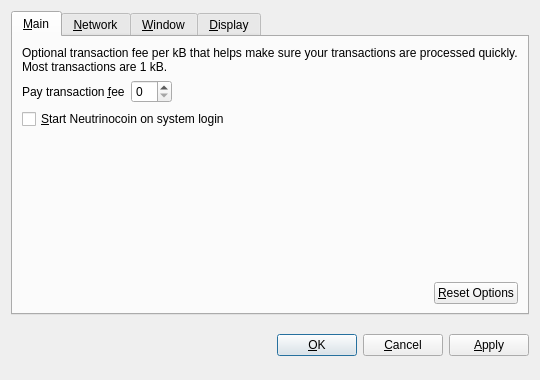
<?xml version="1.0" encoding="UTF-8"?>
<ui version="4.0">
 <class>OptionsDialog</class>
 <widget class="QDialog" name="OptionsDialog">
  <property name="geometry">
   <rect>
    <x>0</x>
    <y>0</y>
    <width>540</width>
    <height>380</height>
   </rect>
  </property>
  <property name="windowTitle">
   <string>Options</string>
  </property>
  <property name="modal">
   <bool>true</bool>
  </property>
  <layout class="QVBoxLayout" name="verticalLayout">
   <item>
    <widget class="QTabWidget" name="tabWidget">
     <property name="tabPosition">
      <enum>QTabWidget::North</enum>
     </property>
     <property name="currentIndex">
      <number>0</number>
     </property>
     <widget class="QWidget" name="tabMain">
      <attribute name="title">
       <string>&amp;Main</string>
      </attribute>
      <layout class="QVBoxLayout" name="verticalLayout_Main">
       <item>
        <widget class="QLabel" name="transactionFeeInfoLabel">
         <property name="text">
          <string>Optional transaction fee per kB that helps make sure your transactions are processed quickly. Most transactions are 1 kB.</string>
         </property>
         <property name="textFormat">
          <enum>Qt::PlainText</enum>
         </property>
         <property name="wordWrap">
          <bool>true</bool>
         </property>
        </widget>
       </item>
       <item>
        <layout class="QHBoxLayout" name="horizontalLayout_1_Main">
         <item>
          <widget class="QLabel" name="transactionFeeLabel">
           <property name="text">
            <string>Pay transaction &amp;fee</string>
           </property>
           <property name="textFormat">
            <enum>Qt::PlainText</enum>
           </property>
           <property name="buddy">
            <cstring>transactionFee</cstring>
           </property>
          </widget>
         </item>
         <item>
          <widget class="BitcoinAmountField" name="transactionFee"/>
         </item>
         <item>
          <spacer name="horizontalSpacer_1_Main">
           <property name="orientation">
            <enum>Qt::Horizontal</enum>
           </property>
           <property name="sizeHint" stdset="0">
            <size>
             <width>40</width>
             <height>20</height>
            </size>
           </property>
          </spacer>
         </item>
        </layout>
       </item>
       <item>
        <widget class="QCheckBox" name="bitcoinAtStartup">
         <property name="toolTip">
          <string>Automatically start Neutrinocoin after logging in to the system.</string>
         </property>
         <property name="text">
          <string>&amp;Start Neutrinocoin on system login</string>
         </property>
        </widget>
       </item>
       <item>
        <spacer name="verticalSpacer_Main">
         <property name="orientation">
          <enum>Qt::Vertical</enum>
         </property>
         <property name="sizeHint" stdset="0">
          <size>
           <width>20</width>
           <height>40</height>
          </size>
         </property>
        </spacer>
       </item>
       <item>
        <layout class="QHBoxLayout" name="horizontalLayout_2_Main">
         <item>
          <spacer name="horizontalSpacer_2_Main">
           <property name="orientation">
            <enum>Qt::Horizontal</enum>
           </property>
           <property name="sizeHint" stdset="0">
            <size>
             <width>40</width>
             <height>20</height>
            </size>
           </property>
          </spacer>
         </item>
         <item>
          <widget class="QPushButton" name="resetButton">
           <property name="toolTip">
            <string>Reset all client options to default.</string>
           </property>
           <property name="text">
            <string>&amp;Reset Options</string>
           </property>
           <property name="autoDefault">
            <bool>false</bool>
           </property>
          </widget>
         </item>
        </layout>
       </item>
      </layout>
     </widget>
     <widget class="QWidget" name="tabNetwork">
      <attribute name="title">
       <string>&amp;Network</string>
      </attribute>
      <layout class="QVBoxLayout" name="verticalLayout_Network">
       <item>
        <widget class="QCheckBox" name="mapPortUpnp">
         <property name="toolTip">
          <string>Automatically open the Neutrinocoin client port on the router. This only works when your router supports UPnP and it is enabled.</string>
         </property>
         <property name="text">
          <string>Map port using &amp;UPnP</string>
         </property>
        </widget>
       </item>
       <item>
        <widget class="QCheckBox" name="connectSocks">
         <property name="toolTip">
          <string>Connect to the Neutrinocoin network through a SOCKS proxy (e.g. when connecting through Tor).</string>
         </property>
         <property name="text">
          <string>&amp;Connect through SOCKS proxy:</string>
         </property>
        </widget>
       </item>
       <item>
        <layout class="QHBoxLayout" name="horizontalLayout_Network">
         <item>
          <widget class="QLabel" name="proxyIpLabel">
           <property name="text">
            <string>Proxy &amp;IP:</string>
           </property>
           <property name="textFormat">
            <enum>Qt::PlainText</enum>
           </property>
           <property name="buddy">
            <cstring>proxyIp</cstring>
           </property>
          </widget>
         </item>
         <item>
          <widget class="QValidatedLineEdit" name="proxyIp">
           <property name="maximumSize">
            <size>
             <width>140</width>
             <height>16777215</height>
            </size>
           </property>
           <property name="toolTip">
            <string>IP address of the proxy (e.g. 127.0.0.1)</string>
           </property>
          </widget>
         </item>
         <item>
          <widget class="QLabel" name="proxyPortLabel">
           <property name="text">
            <string>&amp;Port:</string>
           </property>
           <property name="textFormat">
            <enum>Qt::PlainText</enum>
           </property>
           <property name="buddy">
            <cstring>proxyPort</cstring>
           </property>
          </widget>
         </item>
         <item>
          <widget class="QLineEdit" name="proxyPort">
           <property name="maximumSize">
            <size>
             <width>55</width>
             <height>16777215</height>
            </size>
           </property>
           <property name="toolTip">
            <string>Port of the proxy (e.g. 9050)</string>
           </property>
          </widget>
         </item>
         <item>
          <widget class="QLabel" name="socksVersionLabel">
           <property name="text">
            <string>SOCKS &amp;Version:</string>
           </property>
           <property name="textFormat">
            <enum>Qt::PlainText</enum>
           </property>
           <property name="buddy">
            <cstring>socksVersion</cstring>
           </property>
          </widget>
         </item>
         <item>
          <widget class="QValueComboBox" name="socksVersion">
           <property name="toolTip">
            <string>SOCKS version of the proxy (e.g. 5)</string>
           </property>
          </widget>
         </item>
         <item>
          <spacer name="horizontalSpacer_Network">
           <property name="orientation">
            <enum>Qt::Horizontal</enum>
           </property>
           <property name="sizeHint" stdset="0">
            <size>
             <width>40</width>
             <height>20</height>
            </size>
           </property>
          </spacer>
         </item>
        </layout>
       </item>
       <item>
        <spacer name="verticalSpacer_Network">
         <property name="orientation">
          <enum>Qt::Vertical</enum>
         </property>
         <property name="sizeHint" stdset="0">
          <size>
           <width>20</width>
           <height>40</height>
          </size>
         </property>
        </spacer>
       </item>
      </layout>
     </widget>
     <widget class="QWidget" name="tabWindow">
      <attribute name="title">
       <string>&amp;Window</string>
      </attribute>
      <layout class="QVBoxLayout" name="verticalLayout_Window">
       <item>
        <widget class="QCheckBox" name="minimizeToTray">
         <property name="toolTip">
          <string>Show only a tray icon after minimizing the window.</string>
         </property>
         <property name="text">
          <string>&amp;Minimize to the tray instead of the taskbar</string>
         </property>
        </widget>
       </item>
       <item>
        <widget class="QCheckBox" name="minimizeOnClose">
         <property name="toolTip">
          <string>Minimize instead of exit the application when the window is closed. When this option is enabled, the application will be closed only after selecting Quit in the menu.</string>
         </property>
         <property name="text">
          <string>M&amp;inimize on close</string>
         </property>
        </widget>
       </item>
       <item>
        <spacer name="verticalSpacer_Window">
         <property name="orientation">
          <enum>Qt::Vertical</enum>
         </property>
         <property name="sizeHint" stdset="0">
          <size>
           <width>20</width>
           <height>40</height>
          </size>
         </property>
        </spacer>
       </item>
      </layout>
     </widget>
     <widget class="QWidget" name="tabDisplay">
      <attribute name="title">
       <string>&amp;Display</string>
      </attribute>
      <layout class="QVBoxLayout" name="verticalLayout_Display">
       <item>
        <layout class="QHBoxLayout" name="horizontalLayout_1_Display">
         <item>
          <widget class="QLabel" name="langLabel">
           <property name="text">
            <string>User Interface &amp;language:</string>
           </property>
           <property name="textFormat">
            <enum>Qt::PlainText</enum>
           </property>
           <property name="buddy">
            <cstring>lang</cstring>
           </property>
          </widget>
         </item>
         <item>
          <widget class="QValueComboBox" name="lang">
           <property name="toolTip">
            <string>The user interface language can be set here. This setting will take effect after restarting Neutrinocoin.</string>
           </property>
          </widget>
         </item>
        </layout>
       </item>
       <item>
        <layout class="QHBoxLayout" name="horizontalLayout_2_Display">
         <item>
          <widget class="QLabel" name="unitLabel">
           <property name="text">
            <string>&amp;Unit to show amounts in:</string>
           </property>
           <property name="textFormat">
            <enum>Qt::PlainText</enum>
           </property>
           <property name="buddy">
            <cstring>unit</cstring>
           </property>
          </widget>
         </item>
         <item>
          <widget class="QValueComboBox" name="unit">
           <property name="toolTip">
            <string>Choose the default subdivision unit to show in the interface and when sending coins.</string>
           </property>
          </widget>
         </item>
        </layout>
       </item>
       <item>
        <widget class="QCheckBox" name="displayAddresses">
         <property name="toolTip">
          <string>Whether to show Neutrinocoin addresses in the transaction list or not.</string>
         </property>
         <property name="text">
          <string>&amp;Display addresses in transaction list</string>
         </property>
        </widget>
       </item>
       <item>
        <widget class="QCheckBox" name="coinControlFeatures">
         <property name="toolTip">
          <string>Whether to show coin control features or not.</string>
         </property>
         <property name="text">
          <string>Display coin &amp;control features (experts only!)</string>
         </property>
        </widget>
       </item>
       <item>
        <spacer name="verticalSpacer_Display">
         <property name="orientation">
          <enum>Qt::Vertical</enum>
         </property>
         <property name="sizeHint" stdset="0">
          <size>
           <width>20</width>
           <height>40</height>
          </size>
         </property>
        </spacer>
       </item>
      </layout>
     </widget>
    </widget>
   </item>
   <item>
    <layout class="QHBoxLayout" name="horizontalLayout_Buttons">
     <item>
      <spacer name="horizontalSpacer_1">
       <property name="orientation">
        <enum>Qt::Horizontal</enum>
       </property>
       <property name="sizeHint" stdset="0">
        <size>
         <width>40</width>
         <height>48</height>
        </size>
       </property>
      </spacer>
     </item>
     <item>
      <widget class="QLabel" name="statusLabel">
       <property name="font">
        <font>
         <weight>75</weight>
         <bold>true</bold>
        </font>
       </property>
       <property name="text">
        <string/>
       </property>
       <property name="textFormat">
        <enum>Qt::PlainText</enum>
       </property>
       <property name="wordWrap">
        <bool>true</bool>
       </property>
      </widget>
     </item>
     <item>
      <spacer name="horizontalSpacer_2">
       <property name="orientation">
        <enum>Qt::Horizontal</enum>
       </property>
       <property name="sizeHint" stdset="0">
        <size>
         <width>40</width>
         <height>48</height>
        </size>
       </property>
      </spacer>
     </item>
     <item>
      <widget class="QPushButton" name="okButton">
       <property name="text">
        <string>&amp;OK</string>
       </property>
      </widget>
     </item>
     <item>
      <widget class="QPushButton" name="cancelButton">
       <property name="text">
        <string>&amp;Cancel</string>
       </property>
       <property name="autoDefault">
        <bool>false</bool>
       </property>
      </widget>
     </item>
     <item>
      <widget class="QPushButton" name="applyButton">
       <property name="text">
        <string>&amp;Apply</string>
       </property>
       <property name="autoDefault">
        <bool>false</bool>
       </property>
      </widget>
     </item>
    </layout>
   </item>
  </layout>
 </widget>
 <customwidgets>
  <customwidget>
   <class>BitcoinAmountField</class>
   <extends>QSpinBox</extends>
   <header>bitcoinamountfield.h</header>
  </customwidget>
  <customwidget>
   <class>QValueComboBox</class>
   <extends>QComboBox</extends>
   <header>qvaluecombobox.h</header>
  </customwidget>
  <customwidget>
   <class>QValidatedLineEdit</class>
   <extends>QLineEdit</extends>
   <header>qvalidatedlineedit.h</header>
  </customwidget>
 </customwidgets>
 <resources/>
 <connections/>
</ui>
